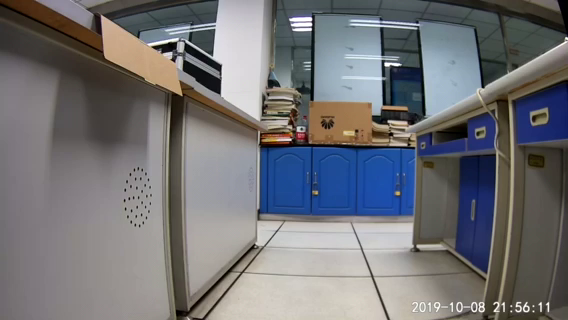
#> input picture frame 34 of third_module/video_handle/10.mp4, 568 x 320 px
$ python calc_time.py
#> lines starting #> are read from the running program, lines starting #| are printed output that depends on the picture; after the words box and inside, x2 and y2 are one past the last pixel; in counts of white or black regions, pixels touching at a corner belong together
# -*- coding:UTF-8 -*-
import cv2
import numpy as np


# [47 lines left out: function moving_object_detection, not called in this run]


def calc_time():
    cap = cv2.VideoCapture("10.mp4")  # 参数0表示第一个摄像头
    es = cv2.getStructuringElement(cv2.MORPH_ELLIPSE, (9, 4))
    # 获取视频宽高
    frame_width, frame_height = int(cap.get(cv2.CAP_PROP_FRAME_WIDTH)), int(cap.get(cv2.CAP_PROP_FRAME_HEIGHT))

    background, frame_list, second_list = None, [], [],

    while True:
        grabbed, frame = cap.read()
#> frame is the input picture: shape (320, 568, 3); mean B, G, R 116.9, 113.7, 113.5
        if grabbed:
            frame_lwp_cv = np.copy(frame)
            # 遮盖下方时间
            cv2.rectangle(frame_lwp_cv, (0, frame_height - 10), (frame_width, frame_height), (0, 0, 0), 30)
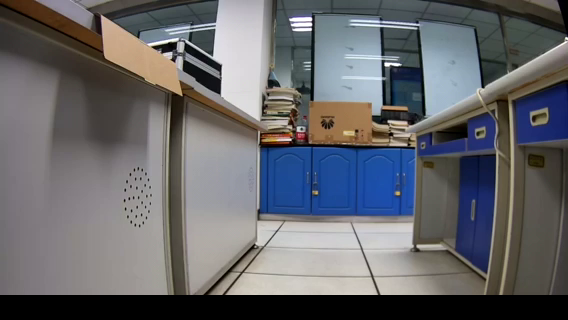
#> frame_lwp_cv: shape (320, 568, 3); 7.81% of pixels changed, all inside (x1, y1, x2, y2) = (0, 295, 568, 320)
            # 对帧进行预处理，先转灰度图，再进行高斯滤波。
            gray_lwp_cv = cv2.cvtColor(frame_lwp_cv, cv2.COLOR_BGR2GRAY)
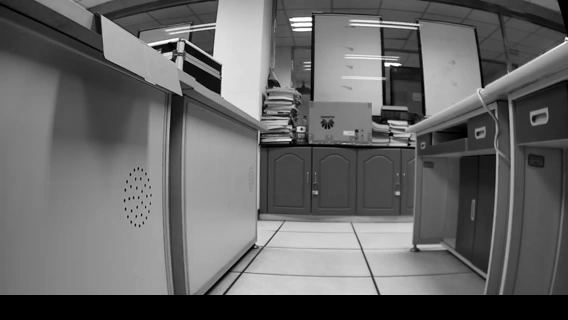
#> gray_lwp_cv: shape (320, 568); min 0, max 255, mean 102.5
            # 用高斯滤波进行模糊处理，进行处理的原因：每个输入的视频都会因自然震动、光照变化或者摄像头本身
            # 等原因而产生噪声。对噪声进行平滑是为了避免在运动和跟踪时将其检测出来。
            gray_lwp_cv = cv2.GaussianBlur(gray_lwp_cv, (21, 21), 0)
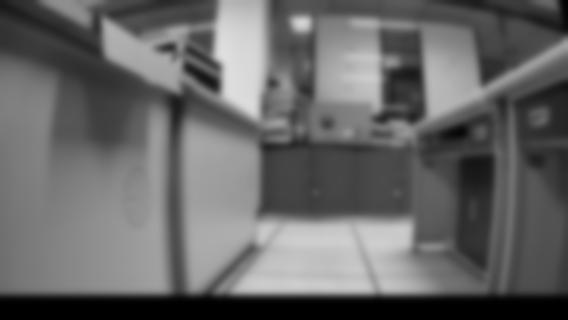
#> gray_lwp_cv: shape (320, 568); min 0, max 223, mean 102.5

            # 将第一帧设置为整个输入的背景
            if background is None:
                background = gray_lwp_cv
                continue
            # 对于每个从背景之后读取的帧都会计算其与背景之间的差异，并得到一个差分图（different map）。
            # 还需要应用阈值来得到一幅黑白图像，并通过下面代码来膨胀（dilate）图像，从而对孔（hole）和缺陷（imperfection）进行归一化处理
            diff = cv2.absdiff(background, gray_lwp_cv)
            diff = cv2.threshold(diff, 25, 255, cv2.THRESH_BINARY)[1]  # 二值化阈值处理
            diff = cv2.dilate(diff, es, iterations=2)  # 形态学膨胀

            if not np.all(diff == 0):
                frame_list.append(frame)
                second_list.append(cap.get(cv2.CAP_PROP_POS_MSEC) / 1000.0)
        else:
            break

    cap.release()
    cv2.imwrite("start.jpg", frame_list[0])
    cv2.imwrite("end.jpg", frame_list[-1])
    m_start, m_end = second_list[0], second_list[-1]
    print("第{}秒出现，第{}秒消失，总时长{}秒".format(m_start, m_end, m_end - m_start))


if __name__ == '__main__':
    calc_time()
    pass
